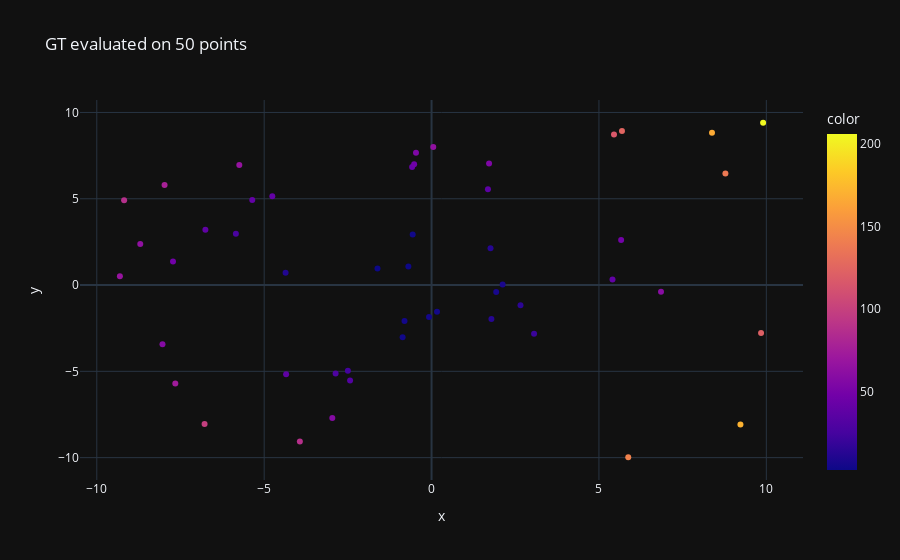

Write notebook code for a chart like this one.
### Markdown cell above
# 2D

### Code cell
reload(cool)
def g(x, y):
    """2D function, with a clear minimum.
    - slightly slow"""
    sleep(0.1)
    return np.sqrt((((x+1)**2 + y**2) - 2) ** 2 + 1) + 3 * np.sin((y) ** 2 / 2)


search = cool.CoolSearch(
    g,
    dict.fromkeys(["x", "y"], (-10, 10)),
)

grid = search.get_random_samples(50)


px.scatter(
    grid,
    x="x",
    y="y",
    color=g(grid[:, 0], grid[:, 1]),
    title=f"GT evaluated on {len(grid)} points"
)

### Figure 1 — Plotly figure (JSON) as saved in the notebook; plotly's stock layout.template omitted (floating-point values rounded to 4 significant figures)
{"data": [{"hovertemplate": "x=%{x}<br>y=%{y}<br>color=%{marker.color}<extra></extra>", "legendgroup": "", "marker": {"color": [12.51, 12.49, 20.25, 40.61, 77.59, 143.4, 7.057, 116.6, 67.7, 64.48, 138.1, 24.38, 14.66, 54.4, 5.056, 42.0, 2.549, 36.9, 58.19, 88.12, 4.112, 38.67, 124.9, 27.45, 170.7, 31.87, 45.47, 4.777, 5.47, 58.15, 4.25, 7.819, 98.76, 206.0, 47.52, 38.0, 73.25, 54.06, 10.6, 2.894, 39.29, 121.3, 66.56, 40.07, 29.45, 48.45, 60.06, 63.9, 87.82, 166.8], "coloraxis": "coloraxis", "symbol": "circle"}, "mode": "markers", "name": "", "orientation": "v", "showlegend": false, "type": "scatter", "x": [1.761, 1.788, 3.062, -4.757, -7.976, 5.875, 1.931, 5.449, -9.31, 0.05092, 8.778, -2.5, 2.657, -0.4656, -0.808, -0.5811, -1.615, 1.684, -2.965, -3.934, -0.5641, -6.756, 5.688, -5.845, 9.227, -2.434, -0.5207, 0.1632, -0.07609, -8.038, -0.8645, 2.123, -6.78, 9.904, -7.724, -4.345, -7.655, 1.718, -4.36, -0.6925, 5.405, 9.843, -5.743, -5.356, -2.867, 5.663, 6.854, -8.702, -9.184, 8.377], "xaxis": "x", "y": [2.131, -1.964, -2.815, 5.152, 5.79, -9.978, -0.3972, 8.72, 0.5051, 7.992, 6.464, -4.972, -1.168, 7.671, -2.083, 6.838, 0.9564, 5.557, -7.697, -9.058, 2.931, 3.204, 8.927, 2.971, -8.08, -5.529, 7.0, -1.541, -1.855, -3.431, -3.021, 0.03182, -8.051, 9.404, 1.37, -5.166, -5.7, 7.044, 0.7118, 1.079, 0.3229, -2.781, 6.959, 4.929, -5.128, 2.605, -0.382, 2.382, 4.919, 8.831], "yaxis": "y"}], "layout": {"coloraxis": {"colorbar": {"title": {"text": "color"}}, "colorscale": [[0, "#0d0887"], [0.1111, "#46039f"], [0.2222, "#7201a8"], [0.3333, "#9c179e"], [0.4444, "#bd3786"], [0.5556, "#d8576b"], [0.6667, "#ed7953"], [0.7778, "#fb9f3a"], [0.8889, "#fdca26"], [1, "#f0f921"]]}, "legend": {"tracegroupgap": 0}, "title": {"text": "GT evaluated on 50 points"}, "xaxis": {"anchor": "y", "domain": [0, 1], "title": {"text": "x"}}, "yaxis": {"anchor": "x", "domain": [0, 1], "title": {"text": "y"}}}}
